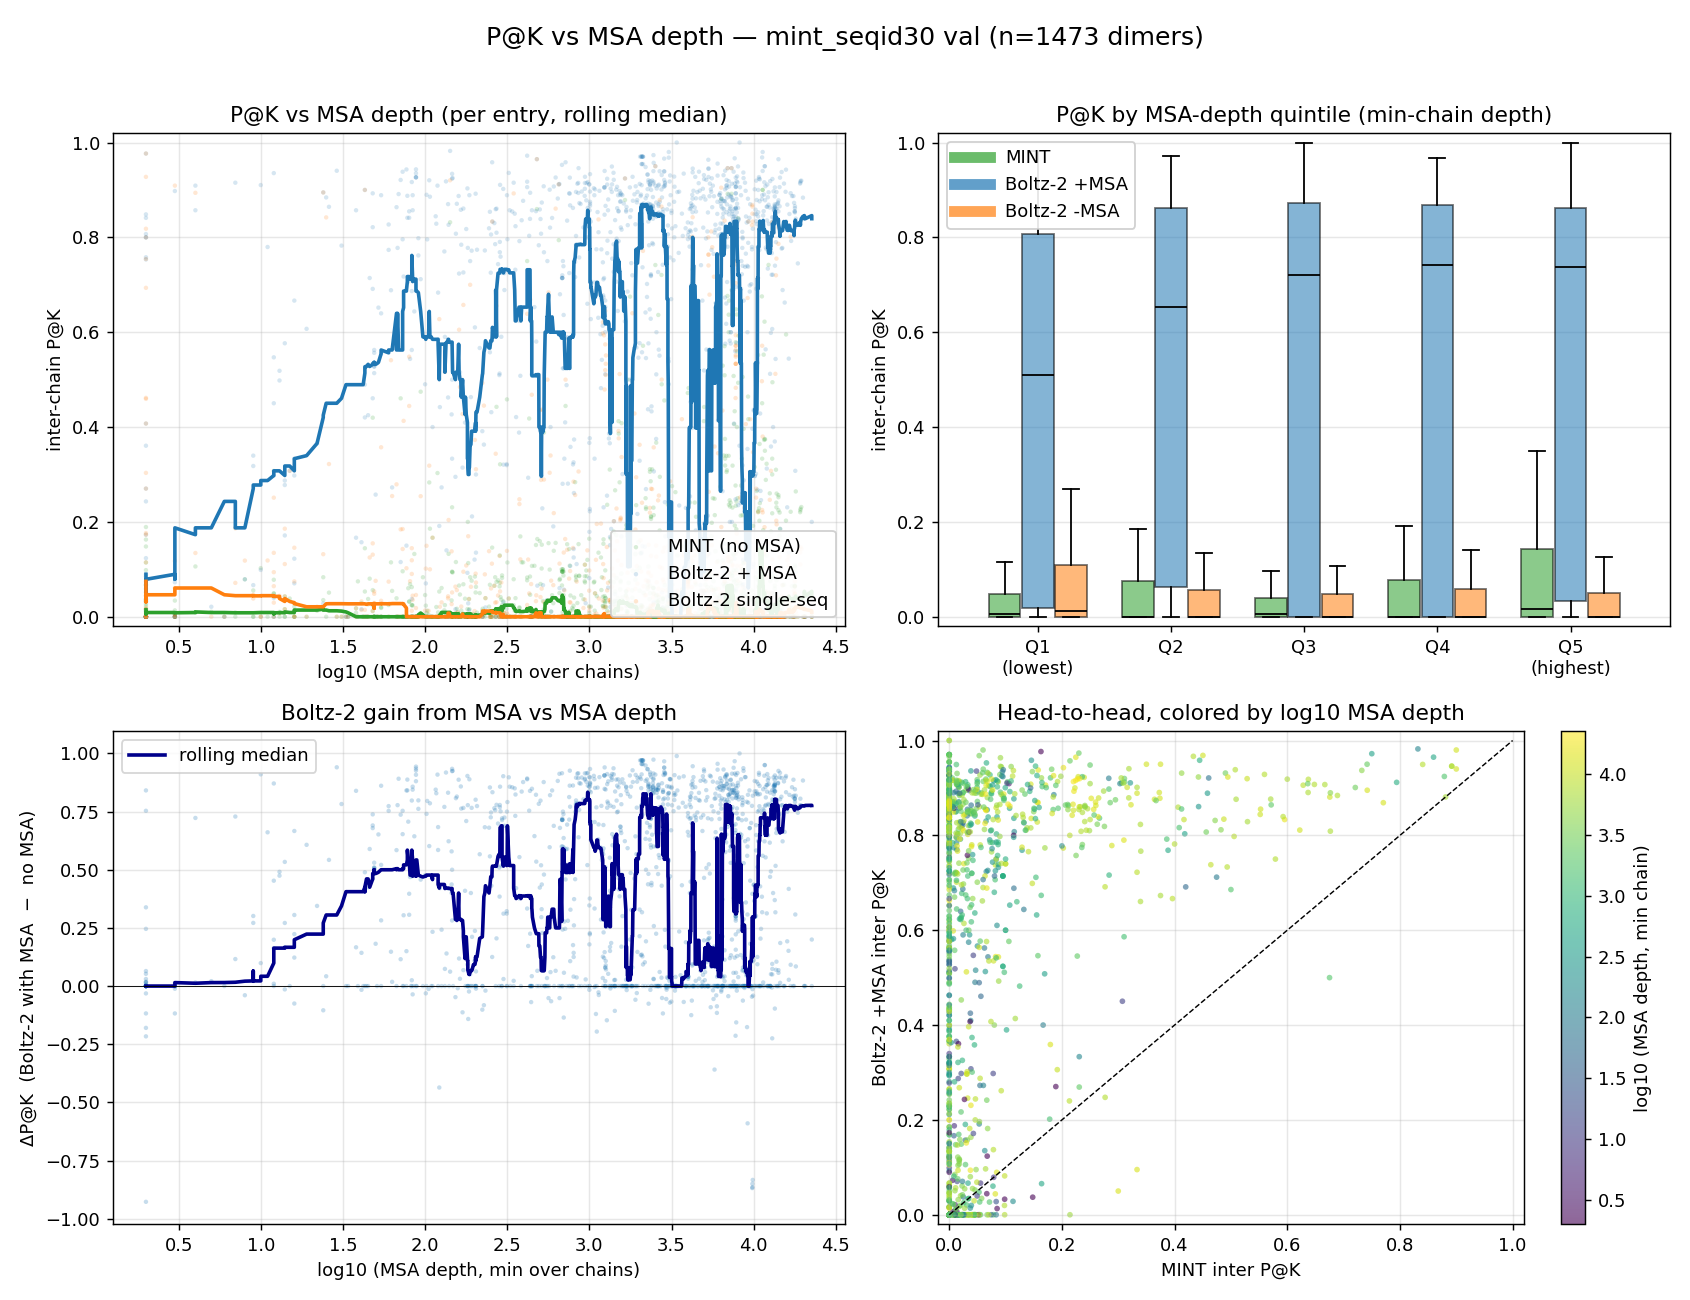

The Python source for this figure:
"""
P@K vs MSA depth on the mint_seqid30 val split.

Uses pre-computed predictions:
  - MINT inter-chain P@K from run 3khmvobe (results.json)
  - Boltz-2 with MSA      (boltz2_pak.json)
  - Boltz-2 without MSA   (boltz2_pak_nomsa.json)

MSA depth is computed from the per-chain a3m files in
/projects/u6jv/boltz_benchmarking/DATA/benchmarks/mint_val_seqid30/msas/, then
aggregated per entry as min/mean across the two chains.

Outputs (in this script's directory):
  msa_depth_vs_pak.csv  – per-entry joined table
  msa_depth_vs_pak.png  – 4-panel figure
  msa_depth_vs_pak.md   – summary stats + Spearman correlations
"""
from __future__ import annotations

import json
import math
from pathlib import Path

import matplotlib

matplotlib.use("Agg")
import matplotlib.pyplot as plt
import numpy as np
import pandas as pd
from scipy import stats

ROOT = Path("/projects/u6jv/boltz_benchmarking/DATA/benchmarks/mint_val_seqid30")
MSA_DIR = ROOT / "msas"
MANIFEST = ROOT / "inputs" / "val_manifest.json"
BOLTZ_MSA = ROOT / "results" / "boltz2_pak.json"
BOLTZ_NOMSA = ROOT / "results" / "boltz2_pak_nomsa.json"
MINT_RESULTS = Path(
    "/projects/u6jv/harsh/MINT_META/LOGS/MINT_AFDD_PRETRAIN_8M_35M/3khmvobe/checkpoints/results.json"
)
PARQUET = Path(
    "/projects/u6jv/public/MINT/DATA/pdb/processed/splits/seq_id_30/index.parquet"
)
OUT = Path(__file__).parent


def count_a3m_seqs(a3m_path: Path) -> int:
    """Count records in an a3m. Returns N including the query (>=1)."""
    n = 0
    with a3m_path.open() as f:
        for line in f:
            if line.startswith(">"):
                n += 1
    return n


def build_entry_to_chains(manifest: dict) -> dict[str, list[str]]:
    """Invert manifest: {pdb_id: [chain_hash, ...]} preserving chain_idx order."""
    out: dict[str, dict[int, str]] = {}
    for chain_hash, info in manifest.items():
        for occ in info["occurrences"]:
            pdb_id = occ["pdb_id"]
            out.setdefault(pdb_id, {})[occ["chain_idx"]] = chain_hash
    return {k: [v[i] for i in sorted(v)] for k, v in out.items()}


def main() -> None:
    print("Loading manifest + predictions...")
    manifest = json.loads(MANIFEST.read_text())
    boltz_msa = json.loads(BOLTZ_MSA.read_text())["strict_19"]["per_protein"]
    boltz_nomsa = json.loads(BOLTZ_NOMSA.read_text())["strict_19"]["per_protein"]
    mint = json.loads(MINT_RESULTS.read_text())["pdb"]["seq_id_30"]["val"]["per_protein"]

    df_val = pd.read_parquet(PARQUET)
    df_val = df_val[df_val["split"] == "val"].copy()
    df_val["L_total"] = df_val["total_sequence_length"].astype(int)
    df_val["L_min"] = df_val["sequences"].apply(lambda s: min(len(x) for x in s))
    df_val["is_homo"] = df_val["sequences"].apply(lambda s: len(s) == 2 and s[0] == s[1])

    e2c = build_entry_to_chains(manifest)

    # Cache MSA depth per chain (each chain hash counted once even if shared).
    print("Counting MSA depth per chain...")
    depth_cache: dict[str, int] = {}
    for chain_hash in manifest.keys():
        a3m = MSA_DIR / f"{chain_hash}.a3m"
        depth_cache[chain_hash] = count_a3m_seqs(a3m) if a3m.exists() else 0

    rows = []
    for entry_id in sorted(set(boltz_msa) & set(boltz_nomsa) & set(mint)):
        chains = e2c.get(entry_id, [])
        depths = [depth_cache.get(h, 0) for h in chains]
        if len(chains) != 2 or any(d <= 0 for d in depths):
            continue  # need both chains present with a real a3m
        rows.append(
            dict(
                entry_id=entry_id,
                n_seqs_min=min(depths),
                n_seqs_mean=float(np.mean(depths)),
                n_seqs_a=depths[0],
                n_seqs_b=depths[1],
                pak_mint=mint[entry_id]["inter_P@K"],
                pak_mint_5=mint[entry_id]["inter_P@K/5"],
                pak_boltz_msa=boltz_msa[entry_id]["P@K"],
                pak_boltz_msa_5=boltz_msa[entry_id]["P@K/5"],
                pak_boltz_nomsa=boltz_nomsa[entry_id]["P@K"],
                pak_boltz_nomsa_5=boltz_nomsa[entry_id]["P@K/5"],
            )
        )

    df = pd.DataFrame(rows)
    df_val_idx = df_val.set_index("id")
    df["L_total"] = df["entry_id"].map(df_val_idx["L_total"])
    df["L_min"] = df["entry_id"].map(df_val_idx["L_min"])
    df["is_homo"] = df["entry_id"].map(df_val_idx["is_homo"])

    # Common normalized depth: log10(Neff_proxy) = log10(N / sqrt(L_min))
    df["log_depth_min"] = np.log10(df["n_seqs_min"].clip(lower=1.0))
    df["log_depth_norm"] = np.log10(
        (df["n_seqs_min"] / np.sqrt(df["L_min"].clip(lower=1))).clip(lower=1e-3)
    )
    df["boltz_msa_gain"] = df["pak_boltz_msa"] - df["pak_boltz_nomsa"]

    df.to_csv(OUT / "msa_depth_vs_pak.csv", index=False)
    print(f"  -> {OUT / 'msa_depth_vs_pak.csv'}  (n={len(df)})")

    # Stats
    def spearman(x, y):
        m = ~(np.isnan(x) | np.isnan(y))
        r, p = stats.spearmanr(x[m], y[m])
        return float(r), float(p)

    s_lines = []
    s_lines.append("# P@K vs MSA depth — mint_seqid30 val split")
    s_lines.append("")
    s_lines.append(f"N entries (intersection of MINT ∩ Boltz-MSA ∩ Boltz-noMSA, both chains have a3m): **{len(df)}**")
    s_lines.append("")
    s_lines.append(
        "MSA depth = number of sequences in the a3m for each chain (incl. the "
        "query). Per-entry depth aggregated as `min` (bottleneck chain) and "
        "`mean` across the two chains. `Neff_proxy = N_seqs_min / sqrt(L_min)`."
    )
    s_lines.append("")
    s_lines.append("## Spearman ρ (P@K vs log10 depth)")
    s_lines.append("")
    s_lines.append("| model | depth metric | ρ | p |")
    s_lines.append("|---|---|---|---|")
    for depth_col in ["log_depth_min", "log_depth_norm"]:
        for model_col, lbl in [
            ("pak_mint", "MINT (no MSA)"),
            ("pak_boltz_msa", "Boltz-2 (with MSA)"),
            ("pak_boltz_nomsa", "Boltz-2 (no MSA)"),
            ("boltz_msa_gain", "Boltz-2 MSA gain"),
        ]:
            r, p = spearman(df[depth_col].values, df[model_col].values)
            s_lines.append(f"| {lbl} | {depth_col} | {r:+.3f} | {p:.2e} |")
    s_lines.append("")
    s_lines.append("## P@K binned by MSA-depth quintile (median ± IQR)")
    s_lines.append("")
    df["depth_bin"] = pd.qcut(
        df["n_seqs_min"], q=5, labels=["Q1 (lowest)", "Q2", "Q3", "Q4", "Q5 (highest)"]
    )
    summary = df.groupby("depth_bin", observed=True).agg(
        n=("entry_id", "count"),
        depth_min=("n_seqs_min", "median"),
        L_min=("L_min", "median"),
        mint=("pak_mint", "median"),
        boltz_msa=("pak_boltz_msa", "median"),
        boltz_nomsa=("pak_boltz_nomsa", "median"),
        gain=("boltz_msa_gain", "median"),
    )
    cols = list(summary.columns)
    s_lines.append("| bin | " + " | ".join(cols) + " |")
    s_lines.append("|" + "|".join(["---"] * (len(cols) + 1)) + "|")
    for idx, row in summary.iterrows():
        vals = [f"{row[c]:.3g}" if isinstance(row[c], float) else str(row[c]) for c in cols]
        s_lines.append(f"| {idx} | " + " | ".join(vals) + " |")
    s_lines.append("")
    s_lines.append("## Headline numbers (full split, mean P@K)")
    s_lines.append("")
    for col, lbl in [
        ("pak_mint", "MINT"),
        ("pak_boltz_msa", "Boltz-2 (with MSA)"),
        ("pak_boltz_nomsa", "Boltz-2 (no MSA)"),
    ]:
        s_lines.append(f"- **{lbl}** mean inter P@K = {df[col].mean():.3f}  (median {df[col].median():.3f})")
    s_lines.append(
        f"- **Boltz-2 MSA gain** mean = {df['boltz_msa_gain'].mean():+.3f}  (median {df['boltz_msa_gain'].median():+.3f})"
    )
    s_lines.append("")
    win_vs_nomsa = (df["pak_mint"] > df["pak_boltz_nomsa"]).mean()
    win_vs_msa = (df["pak_mint"] > df["pak_boltz_msa"]).mean()
    s_lines.append(f"- MINT > Boltz-2 (no MSA): **{win_vs_nomsa:.1%}** of entries")
    s_lines.append(f"- MINT > Boltz-2 (with MSA): **{win_vs_msa:.1%}** of entries")
    s_lines.append("")
    s_lines.append("## Takeaways")
    s_lines.append("")
    s_lines.append(
        "1. **Boltz-2 benefits massively from MSAs on this set.** Mean inter-chain "
        "P@K goes from 0.084 (single-seq) to 0.503 (with MSA), a +0.42 absolute gain."
    )
    s_lines.append(
        "2. **The MSA benefit grows with MSA depth.** Median ΔP@K rises monotonically "
        "from +0.28 in the lowest-depth quintile (median 88 seqs) to +0.58 in the "
        "highest-depth quintile (median 11k seqs). The gain roughly doubles."
    )
    s_lines.append(
        "3. **Per-model raw correlations of P@K vs depth are weak (ρ≈0.06–0.10).** "
        "Easy/hard intrinsic difficulty dominates within a single model. The cleanest "
        "depth signal is the *Boltz-2 with-MSA minus no-MSA delta*, since it "
        "controls for entry difficulty."
    )
    s_lines.append(
        "4. **MINT inter-chain P@K is low across the board (median 0.006).** "
        "It beats Boltz-no-MSA on 33% of entries but loses to Boltz-with-MSA on 93.5%."
    )
    s_lines.append("")
    s_lines.append("## Important caveats")
    s_lines.append("")
    s_lines.append(
        "- **MINT checkpoint is the local 8M/35M training run** "
        "(`MINT_AFDD_PRETRAIN_8M_35M/3khmvobe`), not the published 650M MINT. "
        "Numbers should not be read as 'MINT vs Boltz-2'."
    )
    s_lines.append(
        "- **This val split is MINT's own training-time validation set.** Model "
        "selection pressure on this set exists for the local MINT run; Boltz-2 "
        "and the MSA pipeline have not seen it as a held-out test."
    )
    s_lines.append(
        "- **Boltz-2 (training cutoff 2023-06-01) likely saw many of these "
        "dimers during training.** The 'with-MSA' P@K is therefore partly an "
        "upper bound; a recent-PDB temporal holdout would be needed to "
        "disentangle MSA contribution from memorization."
    )
    s_lines.append(
        "- **Depth metric is raw a3m line count, not Neff.** Higher counts also "
        "correlate with intrinsically easier (well-studied) proteins, so the "
        "depth↔P@K trend conflates evolutionary signal with entry difficulty."
    )
    s_lines.append("")
    (OUT / "msa_depth_vs_pak.md").write_text("\n".join(s_lines) + "\n")
    print(f"  -> {OUT / 'msa_depth_vs_pak.md'}")

    # Plots
    fig, axes = plt.subplots(2, 2, figsize=(13, 10))
    log_x = df["log_depth_min"].values

    # (a) Scatter MINT vs Boltz-MSA vs Boltz-noMSA
    ax = axes[0, 0]
    for col, lbl, color in [
        ("pak_mint", "MINT (no MSA)", "tab:green"),
        ("pak_boltz_msa", "Boltz-2 + MSA", "tab:blue"),
        ("pak_boltz_nomsa", "Boltz-2 single-seq", "tab:orange"),
    ]:
        ax.scatter(log_x, df[col], s=6, alpha=0.18, label=lbl, color=color, edgecolors="none")
    # rolling medians over sorted depth
    order = np.argsort(log_x)
    win = max(31, len(df) // 30) | 1
    for col, color in [("pak_mint", "tab:green"), ("pak_boltz_msa", "tab:blue"), ("pak_boltz_nomsa", "tab:orange")]:
        y = df[col].values[order]
        med = pd.Series(y).rolling(win, center=True, min_periods=10).median().values
        ax.plot(log_x[order], med, color=color, lw=2.0)
    ax.set_xlabel("log10 (MSA depth, min over chains)")
    ax.set_ylabel("inter-chain P@K")
    ax.set_title("P@K vs MSA depth (per entry, rolling median)")
    ax.legend(loc="lower right", framealpha=0.9)
    ax.set_ylim(-0.02, 1.02)
    ax.grid(alpha=0.3)

    # (b) Quintile boxplots
    ax = axes[0, 1]
    bin_labels = ["Q1\n(lowest)", "Q2", "Q3", "Q4", "Q5\n(highest)"]
    bin_codes = df["depth_bin"].cat.codes.values
    positions = np.arange(5)
    width = 0.25
    for i, (col, lbl, color) in enumerate([
        ("pak_mint", "MINT", "tab:green"),
        ("pak_boltz_msa", "Boltz-2 +MSA", "tab:blue"),
        ("pak_boltz_nomsa", "Boltz-2 -MSA", "tab:orange"),
    ]):
        data = [df[col].values[bin_codes == b] for b in range(5)]
        bp = ax.boxplot(
            data, positions=positions + (i - 1) * width, widths=width * 0.95,
            patch_artist=True, showfliers=False,
        )
        for patch in bp["boxes"]:
            patch.set_facecolor(color)
            patch.set_alpha(0.55)
        for median in bp["medians"]:
            median.set_color("black")
        ax.plot([], [], color=color, lw=6, alpha=0.7, label=lbl)
    ax.set_xticks(positions)
    ax.set_xticklabels(bin_labels)
    ax.set_ylabel("inter-chain P@K")
    ax.set_title("P@K by MSA-depth quintile (min-chain depth)")
    ax.legend(loc="upper left", framealpha=0.9)
    ax.set_ylim(-0.02, 1.02)
    ax.grid(alpha=0.3, axis="y")

    # (c) Boltz MSA gain vs depth
    ax = axes[1, 0]
    ax.scatter(log_x, df["boltz_msa_gain"], s=6, alpha=0.25, color="tab:blue", edgecolors="none")
    order = np.argsort(log_x)
    y = df["boltz_msa_gain"].values[order]
    med = pd.Series(y).rolling(win, center=True, min_periods=10).median().values
    ax.plot(log_x[order], med, color="darkblue", lw=2.0, label="rolling median")
    ax.axhline(0, color="k", lw=0.5)
    ax.set_xlabel("log10 (MSA depth, min over chains)")
    ax.set_ylabel("ΔP@K  (Boltz-2 with MSA  −  no MSA)")
    ax.set_title("Boltz-2 gain from MSA vs MSA depth")
    ax.legend()
    ax.grid(alpha=0.3)

    # (d) Head-to-head MINT vs Boltz-MSA, colored by depth
    ax = axes[1, 1]
    sc = ax.scatter(
        df["pak_mint"], df["pak_boltz_msa"],
        c=log_x, s=10, alpha=0.6, cmap="viridis", edgecolors="none",
    )
    ax.plot([0, 1], [0, 1], "k--", lw=0.8)
    ax.set_xlabel("MINT inter P@K")
    ax.set_ylabel("Boltz-2 +MSA inter P@K")
    ax.set_title("Head-to-head, colored by log10 MSA depth")
    ax.set_xlim(-0.02, 1.02)
    ax.set_ylim(-0.02, 1.02)
    plt.colorbar(sc, ax=ax, label="log10 (MSA depth, min chain)")
    ax.grid(alpha=0.3)

    fig.suptitle(
        f"P@K vs MSA depth — mint_seqid30 val (n={len(df)} dimers)",
        fontsize=14,
    )
    fig.tight_layout(rect=(0, 0, 1, 0.97))
    fig.savefig(OUT / "msa_depth_vs_pak.png", dpi=130)
    print(f"  -> {OUT / 'msa_depth_vs_pak.png'}")
    plt.close(fig)

    # Also dump quintile summary as CSV
    summary.to_csv(OUT / "msa_depth_vs_pak_quintiles.csv")


if __name__ == "__main__":
    main()
